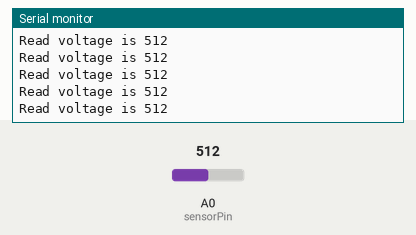
A sketch run on a simulated Arduino Uno, built with avr-gcc and run on an emulated ATmega328P. Shown: the last lines printed to the serial monitor. The test bench sets the inputs (shaded band); at power-on: A0 (sensorPin) = 512.

Above: at 1.2 s.
1.3 s: A0 (sensorPin) set to 716
At 1.68 s:
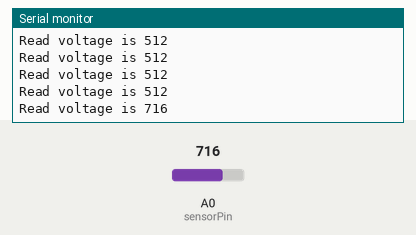
2.8 s: A0 (sensorPin) set to 900
At 2.94 s:
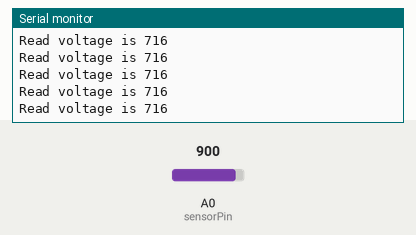
Timing chart, 0 to 5.8 s (numbered marks = the images above; inputs shaded):
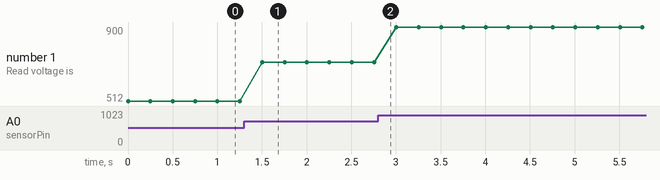

Measured:
- after the input at 1.3 s, the serial monitor: prints a new line after 0.20 s (image 1)
- plotted number 1: 512 → 716 after the input at 1.3 s, 716 → 900 after the input at 2.8 s

The sketch:

SoilMoistureTest.ino
```cpp
//Soil Moisture Sensor Test
#include <Streaming.h>    //Importing library for streaming output

const int sensorPin = A0;   //Declaring sensor pin
int readVal;        //Variable for storing output of sensor

void setup()
{
  pinMode(sensorPin, INPUT);    //Setting as input
  Serial.begin(9600);   //Opening Serial Port
}

void loop()
{
  readVal = analogRead(sensorPin);    //Reading voltage output of sensor
  Serial << "Read voltage is " << readVal << "\n";    //Output to Serial Monitor
  delay(250);   //Reading 4 values per second
}
```
